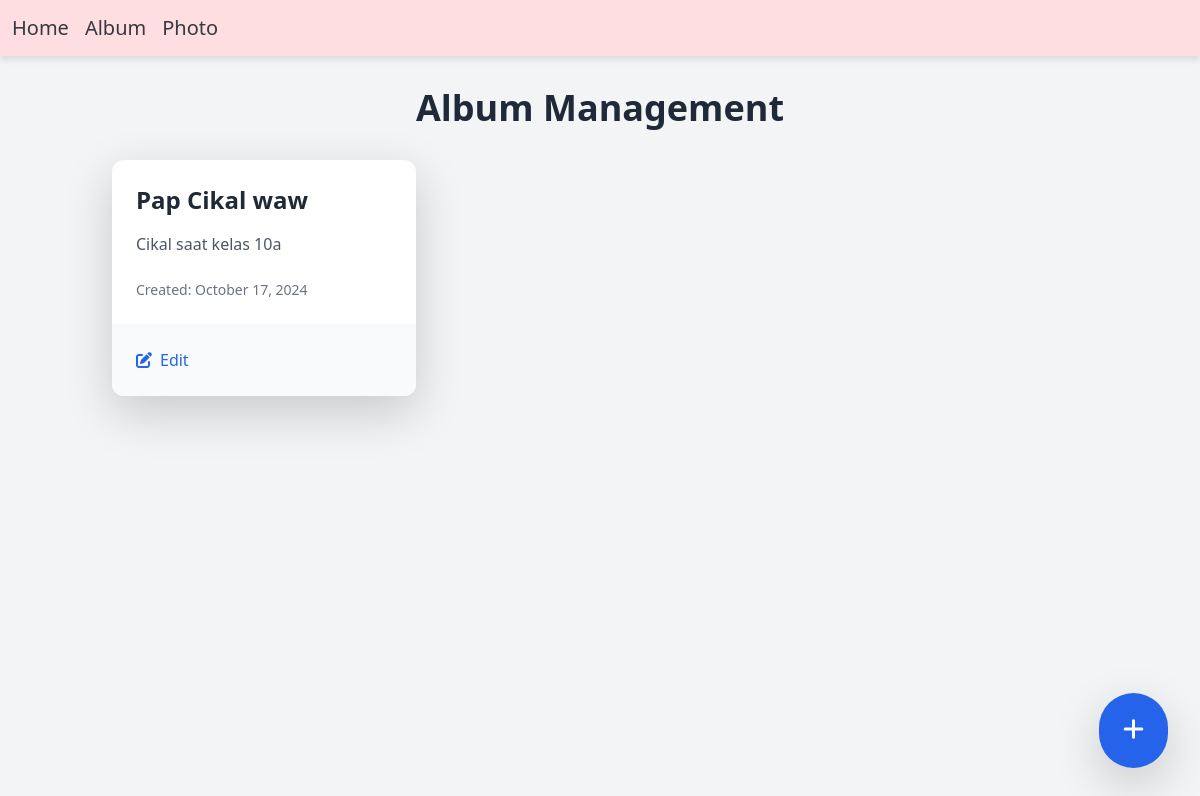
The page /user/album.php on the database its author committed.
### tables this page shows
CREATE TABLE `album` (
  `albumid` int(11) NOT NULL,
  `namaalbum` varchar(255) NOT NULL,
  `deskripsi` text NOT NULL,
  `tanggaldibuat` date NOT NULL,
  `userid` int(11) NOT NULL
);

### user/album.php (the view, shortened to what this page needs)
<?php
include '../navbar/nav_user.php';
include '../config/connection.php';
?>
<!DOCTYPE html>
<html lang="en">
<head>
    <script src="https://cdn.tailwindcss.com"></script>
    <link href="https://cdnjs.cloudflare.com/ajax/libs/font-awesome/6.0.0-beta3/css/all.min.css" rel="stylesheet">
</head>
<body class="bg-gray-100 min-h-screen flex flex-col">
    <main class="flex-grow container mx-auto px-4 py-8">
        <h1 class="text-4xl font-bold text-center mb-8 text-gray-800">Album Management</h1>
        <div class="grid grid-cols-1 md:grid-cols-2 lg:grid-cols-3 gap-8">
            <?php
            $sql = mysqli_query($conn, "SELECT * FROM album ORDER BY tanggaldibuat DESC");
            while ($row = mysqli_fetch_array($sql)) {
            ?>
                <div onclick="location.href='album_foto.php?albumid=<?php echo $row['albumid']; ?>'"
                    class="bg-white rounded-xl shadow-lg overflow-hidden cursor-pointer transition-all duration-300 hover:shadow-xl hover:-translate-y-2 fade-in">
                    <div class="p-6">
                        <h2 class="text-2xl font-semibold mb-3 text-gray-800"><?php echo htmlspecialchars($row['namaalbum']); ?></h2>
                        <p class="text-gray-600 mb-4 line-clamp-3"><?php echo htmlspecialchars($row['deskripsi']); ?></p>
                        <p class="text-sm text-gray-500">Created: <?php echo date('F j, Y', strtotime($row['tanggaldibuat'])); ?></p>
                    </div>
                    <div class="bg-gray-50 px-6 py-4 flex justify-between items-center">
                        <button onclick="event.stopPropagation(); openEditModal(<?php echo $row['albumid']; ?>)"
                            class="text-blue-600 hover:text-blue-800 transition-colors duration-300 flex items-center">
                            <i class="fas fa-edit mr-2"></i> Edit
                        </button>
                    </div>
                </div>
            <?php } ?>
        </div>
    </main>
    <button onclick="openCreateModal()"
        class="fixed bottom-8 right-8 bg-blue-600 text-white rounded-full p-6 shadow-lg hover:bg-blue-700 transition-all duration-300 hover:scale-110">
        <i class="fas fa-plus text-2xl"></i>
    </button>
</body>
</html>

### navbar/nav_user.php (style rules this page uses)
body { background-color: #f8f9fa; }

### user/album.php (style rules this page uses)
.fade-in { animation: fadeIn 0.5s ease-in-out; }

### rows shown on the page
album: namaalbum "Pap Cikal waw", deskripsi "Cikal saat kelas 10a", tanggaldibuat "October 17, 2024"
